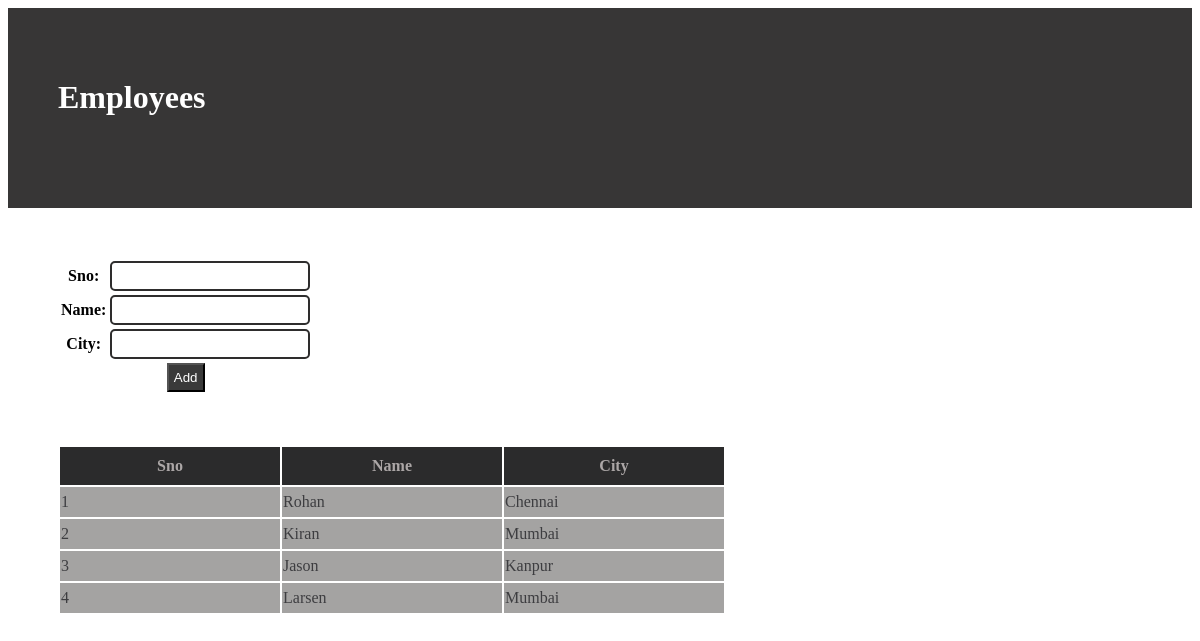
The page /employees/ on the database as committed earlier.
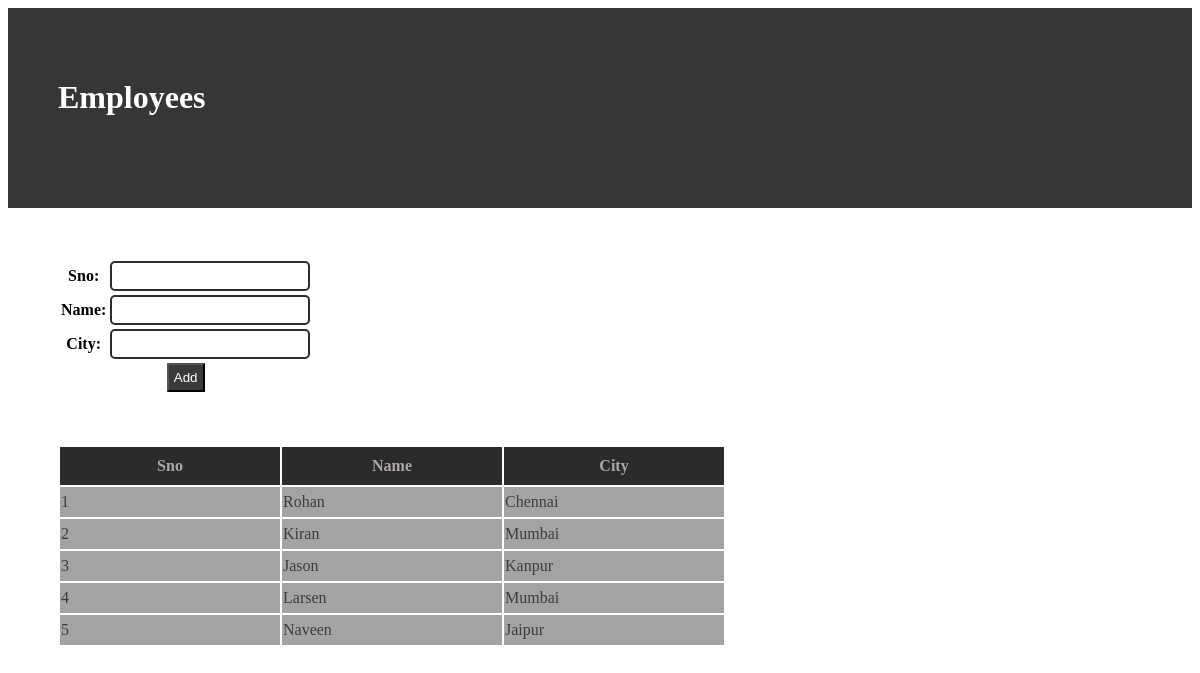
The same page on the database as committed later.
### empapp/models.py (models this page shows, shortened)
class Employee(models.Model):
    sno=models.IntegerField(primary_key=True)
    name=models.CharField(max_length=30,null=False)
    city=models.CharField(max_length=30,null=False)

### empapp/views.py (the view)
# urls.py: path('',app_home, name="app home page")
def app_home(request):
    employees = Employee.objects.all()  #returns QuerySet
    if request.method == 'POST':
        form = EmployeeForm(request.POST)
        if form.is_valid():
            form.save()
    form = EmployeeForm()
    context = {
        'employees': employees,
        'name':'Employees',
         'form':form
    }
    return render(request,'employee.html', context)

### empapp/forms.py
class  EmployeeForm(forms.ModelForm):
    class Meta:
        model = Employee
        fields = "__all__"

### templates/employee.html (shortened to what this page needs)
<html>
    <head>
        <link href="/static/styles/employees.css" rel="stylesheet">
       </head>
    <body>
<div id="header">
   <h1> {{name}} </h1>
</div>
<form method="post">
<table id="ftable">
{{form}}
<tr>
<td colspan=2 align="center"><button type="submit">Add </button>
</tr>
</table>
</form>
<table id="ptable">
    <thead>
            <tr>
                 <th> Sno </th>
                 <th> Name </th>
                 <th> City </th>
            </tr>
    </thead>
    <tbody>
          {% for emp in employees%}
          <tr>
              <td> {{emp.sno}}</td>
              <td> {{emp.name}}</td>
              <td> {{emp.city}}</td>
          </tr>
            {% endfor %}
    </tbody>
</table>
    </body>
</html>

Rows that differ between the two databases and show on the page:
added Employee: sno "5", name "Naveen", city "Jaipur"
